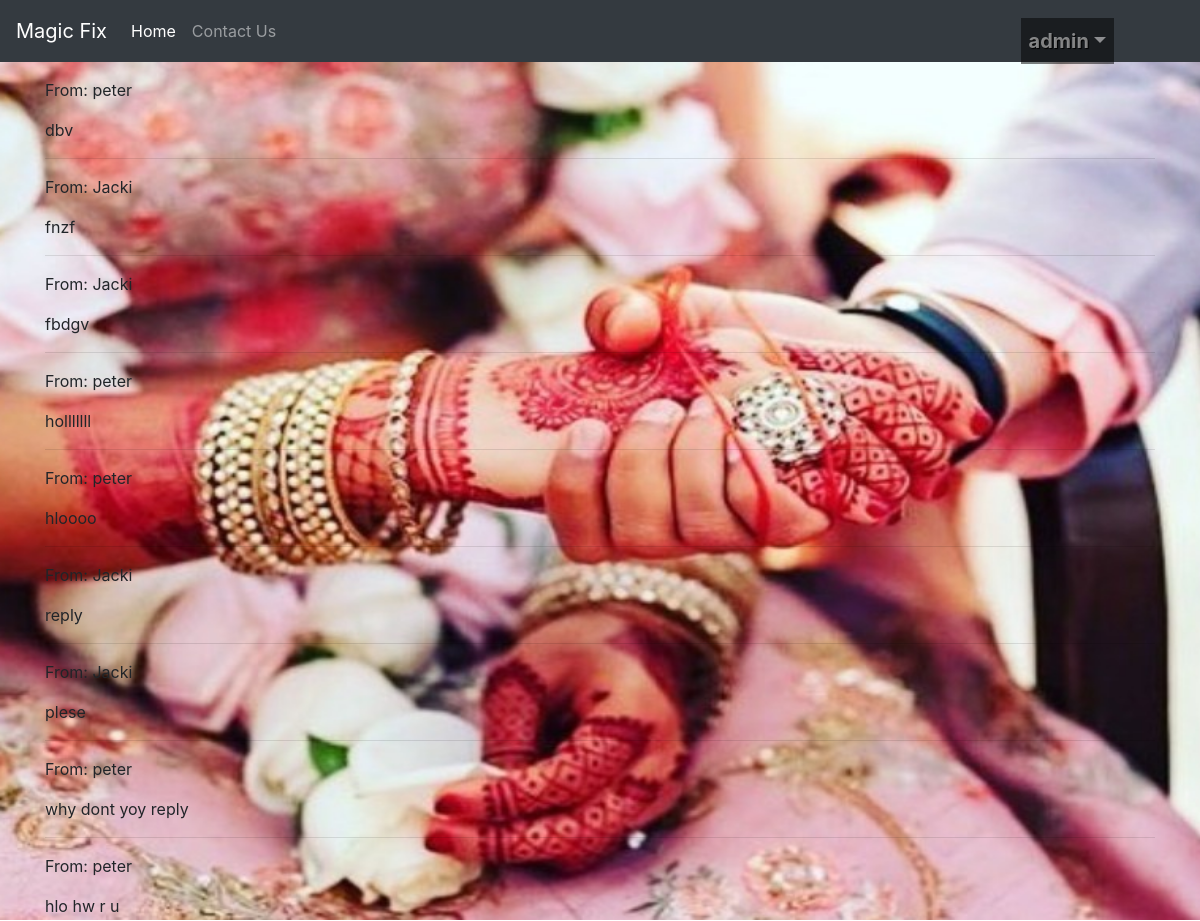
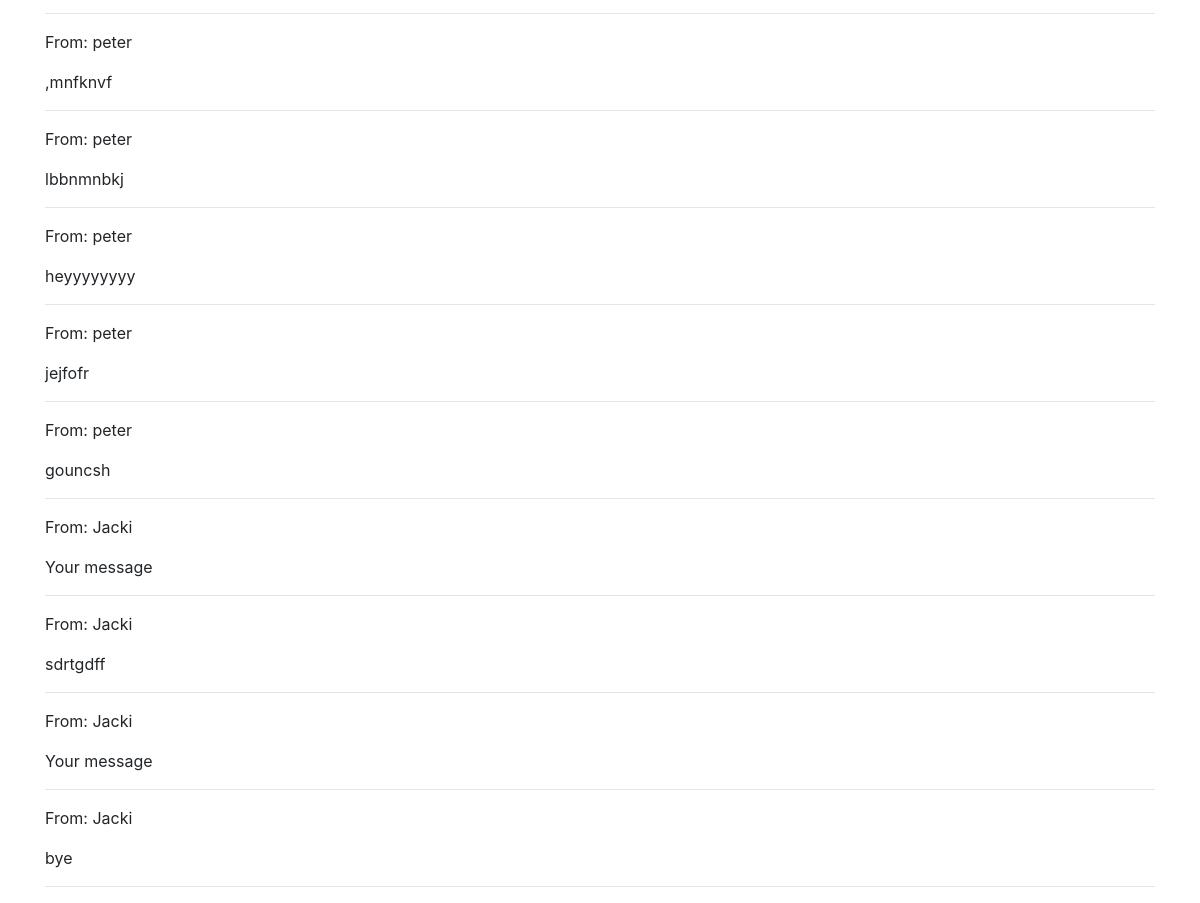
The app's page /message_inbox/ (signed in) with its own data (2 pictures, top to bottom).
### app/models.py (models this page shows, shortened)
class Message(models.Model):
    sender = models.ForeignKey(profile, on_delete=models.CASCADE, related_name='sent_messages')
    receiver = models.ForeignKey(profile, on_delete=models.CASCADE, related_name='received_messages')
    subject = models.CharField(max_length=255)
    message = models.TextField(max_length=500)
    timestamp = models.DateTimeField(auto_now_add=True)

class profile(models.Model):
    name = models.CharField(max_length=100)
    GENDER_CHOICES=[
        ('M','Male'),
        ('F','Female')
    ]
    user = models.ForeignKey(User, blank=True, null=True, on_delete=models.CASCADE)
    profile_pic=models.ImageField(null=True, blank=True)
    email = models.EmailField(max_length=200,unique=True)
    age=models.IntegerField()
    gender=models.CharField(max_length=10, choices=GENDER_CHOICES)
    occupation=models.CharField(max_length=100,null=True, blank=True)
    date_of_birth=models.DateField(null=True)
    is_married=models.BooleanField(default=False)
    religion=models.ForeignKey(Religion,on_delete=models.CASCADE, related_name='profiles', null=True)
    sect=models.ForeignKey(Sect,on_delete=models.CASCADE, related_name='profiles', null=True)
    caste=models.ForeignKey(Caste,on_delete=models.CASCADE, related_name='profiles', null=True)
    hobbies=models.ManyToManyField(Hobby, related_name='profiles')
    father=models.OneToOneField(FatherProfile, on_delete=models.CASCADE, related_name='dependant', null=True)
    def __str__(self):
        return self.name

### app/views.py (the view)
# urls.py: path('message_inbox/', views.MessageRetrievalView, name='message_inbox'),
def MessageRetrievalView(request):
    print('--------In MessageRetrievalView-----')
    if request.user.is_authenticated:
        received_messages = Message.objects.all().order_by('-timestamp')
        print("holly")
        return render(request, 'app/message_inbox.html', {'received_messages': received_messages})
        print("finer")
    else:
        return HttpResponse("Please log in to access your messages.")

### app/templates/app/message_inbox.html
{% extends 'base.html' %}
{% block content %}
{% load static %}
{% for message in received_messages %}
    <p>From: {{ message.sender}}</p>
    <p>{{ message.message }}</p>
    <hr>
{% endfor %}
{% endblock %}

### templates/header.html (shortened to what this page needs)
{% load static %}
<nav class="navbar navbar-expand-lg navbar-dark bg-dark">
  <a class="navbar-brand" href="#">Magic Fix </a>
  <div class="collapse navbar-collapse" id="navbarNav">
    <ul class="navbar-nav">
      <li class="nav-item active">
        <a class="nav-link" href="{% url 'app:profile_list' %}">Home</a>
      </li>
      <li class="nav-item">
        <a class="nav-link" href="{% url 'app:contact' %}">Contact Us</a>
      </li>
    </ul>
      {% if user.is_authenticated %}
      <ul id="logged-in" class="navbar-nav ml-auto">
      <li class="nav-item dropdown">
        <a class="nav-link dropdown-toggle" role="button" data-toggle="dropdown" href="">{{request.user}}</a>
      </li>
      </ul>
      {% endif %}
  </div>
</nav>

### static/css/custom.css (style rules this page uses)
#bg { background-repeat:no-repeat; background-position: top; background-size: 1900px 920px; background-attachment:fixed ; }
#logged-in { position: relative; left: -70px; top: 10px; font-size: 20px; font-weight: bold; color: white; text-decoration: none; text-shadow: 1px 1px 1px #000000; background-color: rgba(0, 0, 0, 0.5); }

### records on screen
Message: sender "peter", message "dbv"
Message: sender "Jacki", message "fnzf"
Message: sender "Jacki", message "fbdgv"
Message: sender "peter", message "holllllll"
Message: sender "peter", message "hloooo"
Message: sender "Jacki", message "reply"
Message: sender "Jacki", message "plese"
Message: sender "peter", message "why dont yoy reply"
Message: sender "peter", message "hlo hw r u"
Message: sender "peter", message ",mnfknvf"
Message: sender "peter", message "lbbnmnbkj"
Message: sender "peter", message "heyyyyyyyy"
Message: sender "peter", message "jejfofr"
Message: sender "peter", message "gouncsh"
Message: sender "Jacki", message "Your message"
Message: sender "Jacki", message "sdrtgdff"
Message: sender "Jacki", message "Your message"
Message: sender "Jacki", message "bye"

### other values on screen
{{ request.user }} "admin"
